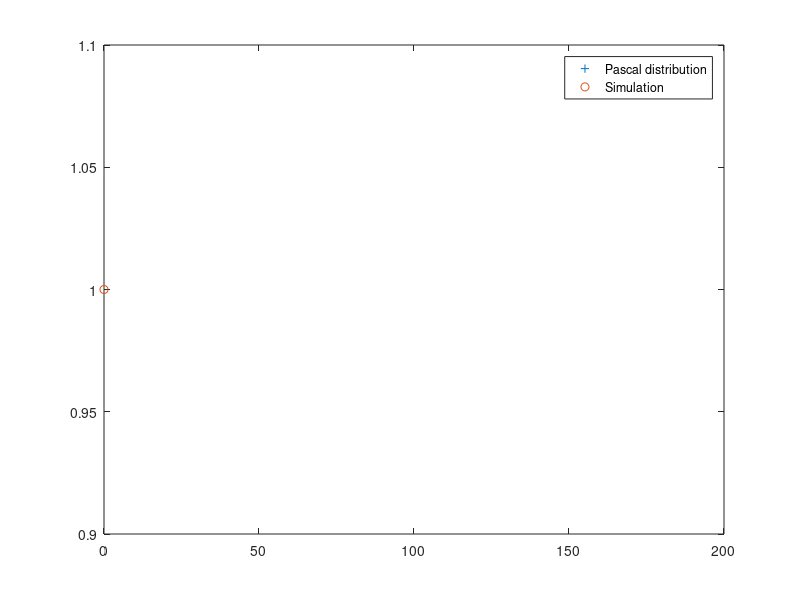

Write the MATLAB code that produced this figure.
clear all;
clc;

N=input('number of simulations: ');
n=input('number of successes: ');
p=input('probability of succes: ');
count=0;
k=0;
for i=1:N
    total=0;
    fails=0;
    sucesses=0;
    while (sucesses<n)
       U=rand;
       if U<p
           sucesses=sucesses+1;
       else
           fails=fails+1;
       end
       total=total+1;
    end
    X(i)=fails;
end
X
U_X=unique(X);
n_X= hist(X,length(U_X));
relative_freq=n_X/N;
[U_X;relative_freq]
%[1:N; X]\
k=0:200;
pk=nbinpdf(k,n,p);
plot(k,pk,'+',U_X,relative_freq,'o')
legend('Pascal distribution','Simulation')